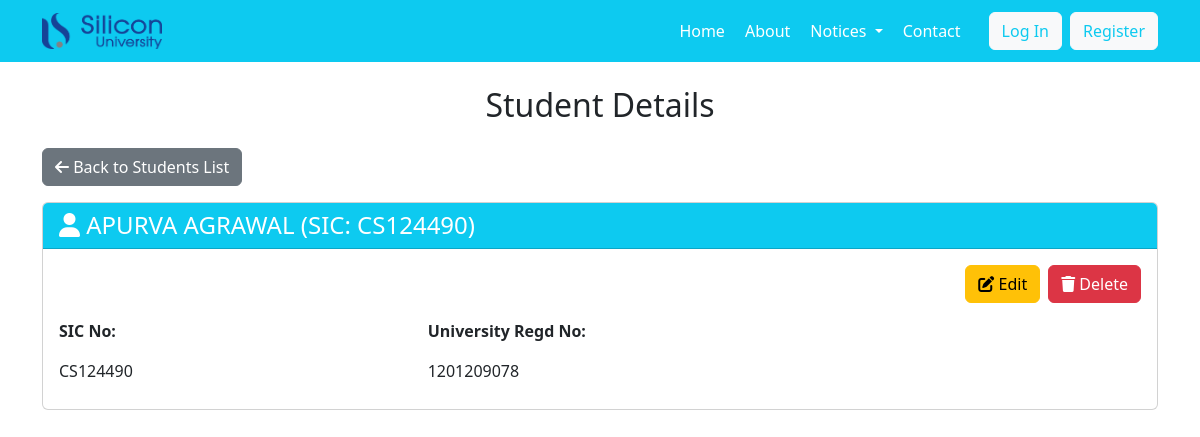
Screenshot of /StudentManagement/viewStudentData.php?id=1 with the database file from the repository.
### tables this page shows
CREATE TABLE `student_silicon` (
  `sl_no` int(11) NOT NULL,
  `sic_no` varchar(10) DEFAULT NULL,
  `university_regd_no` varchar(15) DEFAULT NULL,
  `name` varchar(100) DEFAULT NULL,
  `course` varchar(10) DEFAULT NULL,
  `original_branch` varchar(5) DEFAULT NULL,
  `branch_change` char(1) DEFAULT NULL,
  `branch` varchar(5) DEFAULT NULL,
  `gender` varchar(10) DEFAULT NULL,
  `lateral` char(1) DEFAULT NULL,
  `roll_no` varchar(15) DEFAULT NULL,
  `caste` varchar(10) DEFAULT NULL,
  `religion` varchar(20) DEFAULT NULL,
  `nationality` varchar(20) DEFAULT NULL,
  `category` varchar(10) DEFAULT NULL,
  `moa` varchar(10) DEFAULT NULL,
  `rank` int(11) DEFAULT NULL,
  `date_of_birth` date DEFAULT NULL,
  `date_of_admission` date DEFAULT NULL,
  `district` varchar(20) DEFAULT NULL,
  `state` varchar(20) DEFAULT NULL,
  `fs_or_discontinued` char(1) DEFAULT NULL,
  `cgpa` decimal(4,2) DEFAULT NULL,
  `year_of_passing` varchar(10) DEFAULT NULL,
  `company` varchar(50) DEFAULT NULL
);

### StudentManagement/functions.php (called while the page is built, shortened)
<?php
require_once 'dbconnect.php';
function getStudentById($id) {
    global $conn;
    $id = $conn->real_escape_string($id);
    $sql = "SELECT * FROM student_silicon WHERE sl_no = '$id'";
    $result = $conn->query($sql);
    if ($result->num_rows > 0) {
        return $result->fetch_assoc();
    }
    return null;
}
?>

### StudentManagement/viewStudentData.php (the view, shortened to what this page needs)
<?php
require_once "../includes/navbar.php";
?>
<?php
require_once 'functions.php';
$id = $_GET['id'];
$student = getStudentById($id);
?>
<!DOCTYPE html>
<html lang="en">
<head>
    <link href="https://cdn.jsdelivr.net/npm/bootstrap@5.3.0-alpha1/dist/css/bootstrap.min.css" rel="stylesheet">
    <link rel="stylesheet" href="https://cdnjs.cloudflare.com/ajax/libs/font-awesome/6.0.0/css/all.min.css">
</head>
<body>
    <div class="container mt-4">
        <h2 class="text-center mb-4">Student Details</h2>
        <div class="mb-3">
            <a href="index.php" class="btn btn-secondary">
                <i class="fas fa-arrow-left"></i> Back to Students List
            </a>
        </div>
        <div class="card">
            <div class="card-header bg-info text-white">
                <h4 class="card-title mb-0">
                    <i class="fas fa-user"></i>
                    <?php echo htmlspecialchars($student['name']); ?> (SIC: <?php echo htmlspecialchars($student['sic_no']); ?>)
                </h4>
            </div>
            <div class="card-body">
                <div class="row">
                    <div class="col-md-12 mb-3">
                        <div class="d-flex justify-content-end">
                            <a href="updateStudentData.php?id=<?php echo $student['sl_no']; ?>" class="btn btn-warning me-2">
                                <i class="fas fa-edit"></i> Edit
                            </a>
                            <a href="javascript:void(0);" onclick="confirmDelete(<?php echo $student['sl_no']; ?>, '<?php echo addslashes($student['name']); ?>')" class="btn btn-danger">
                                <i class="fas fa-trash"></i> Delete
                            </a>
                        </div>
                    </div>
                </div>
                <div class="row">
                    <div class="col-md-4">
                        <div class="student-detail">
                            <p class="detail-label">SIC No:</p>
                            <p class="detail-value"><?php echo htmlspecialchars($student['sic_no']); ?></p>
                        </div>
                    </div>
                    <div class="col-md-4">
                        <div class="student-detail">
                            <p class="detail-label">University Regd No:</p>
                            <p class="detail-value"><?php echo htmlspecialchars($student['university_regd_no']);

### StudentManagement/viewStudentData.php (style rules this page uses)
.student-detail { margin-bottom: 10px; }
.detail-label { font-weight: bold; }
.detail-value { margin-bottom: 0; }

### rows the page displays
student_silicon: name "APURVA AGRAWAL", sic_no "CS124490", university_regd_no "1201209078"
